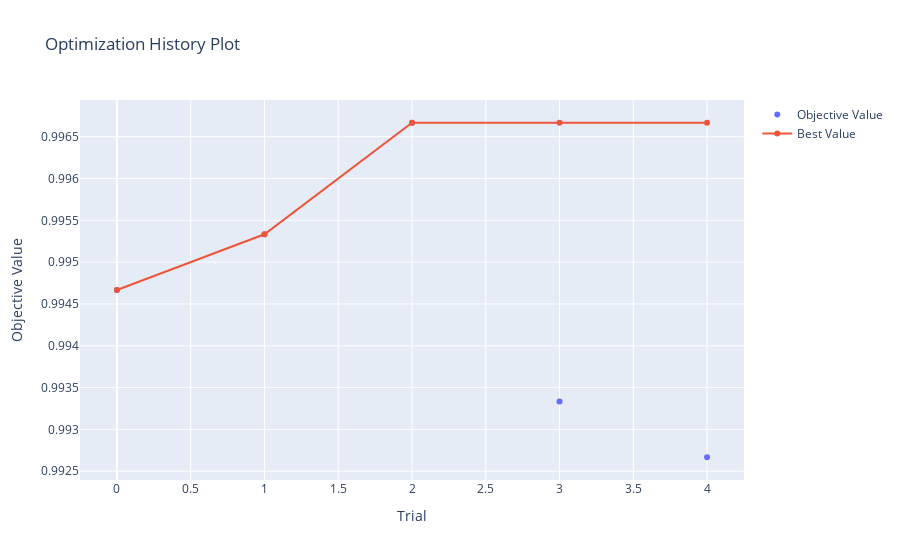

The code cell stored with this chart in its notebook:
### Markdown cell above
#### Visualization of hyperparameter optimization history (Визуализация истории оптимизации гиперпараметров)

### Code cell
plot_optimization_history(study)

### Figure 1 — Plotly figure (JSON) as saved in the notebook; plotly's stock layout.template omitted (floating-point values rounded to 4 significant figures)
{"data": [{"mode": "markers", "name": "Objective Value", "type": "scatter", "x": [0, 1, 2, 3, 4], "y": [0.9947, 0.9953, 0.9967, 0.9933, 0.9927]}, {"name": "Best Value", "type": "scatter", "x": [0, 1, 2, 3, 4], "y": [0.9947, 0.9953, 0.9967, 0.9967, 0.9967]}], "layout": {"autosize": true, "title": {"text": "Optimization History Plot"}, "xaxis": {"autorange": true, "range": [-0.2323, 4.232], "title": {"text": "Trial"}, "type": "linear"}, "yaxis": {"autorange": true, "range": [0.9923, 0.997], "title": {"text": "Objective Value"}, "type": "linear"}}}
